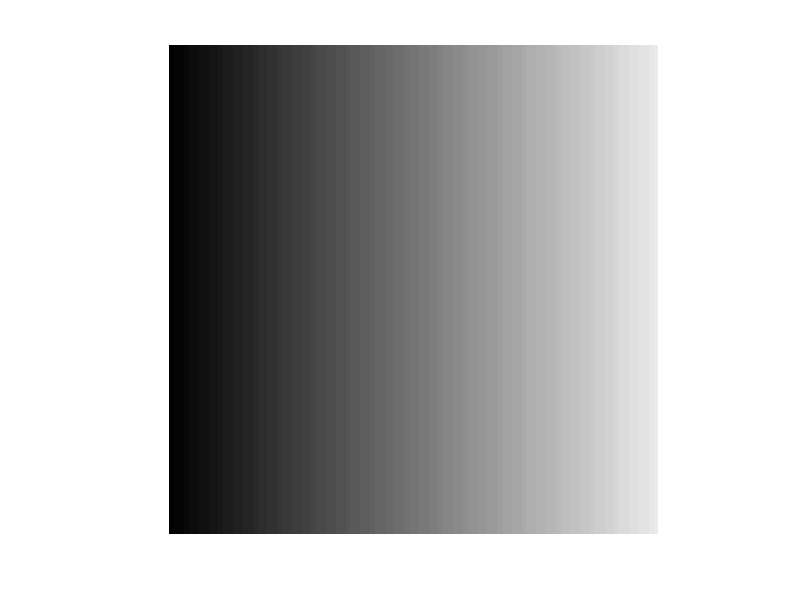

Write the MATLAB code that produced this figure.
% make a 2d array of values.
imageData=[]; % set up an empty array
imSize=100;
numRows=imSize;
numCols=imSize;

%populate using a nested loop
for row=[1:numRows]
    imageRow=[]; %empty vector for row
    for col=[1:numCols]
        % using col as var creates vertical gradient
        pixelVal=uint8((col)/(imSize*1.1)* 255); % make a pixel val in 0..255, 
        imageRow=[imageRow pixelVal];  %add value for  pixel
    end
    imageData=[imageData; imageRow]; % add row of pixels
end


% display as an image
imshow(imageData);

% save as an image
imwrite(imageData,'test3.png');

% load an image
newImageData=imread('test3.png');

% print information about what is stored in the variable
whos newImageData;